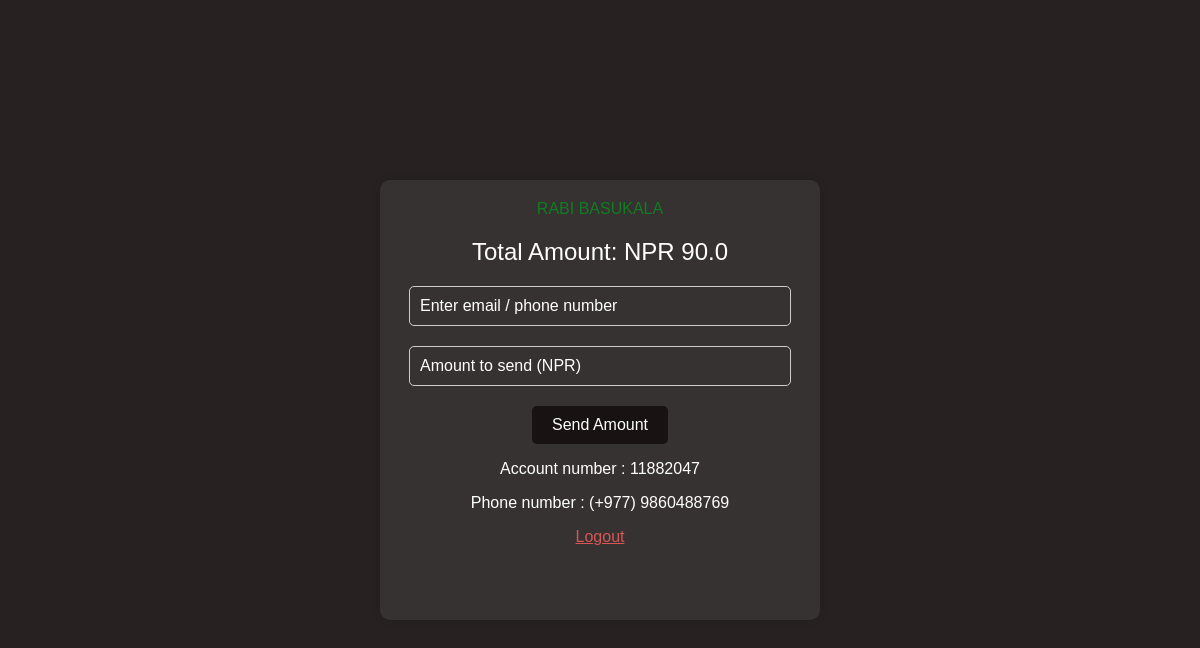
Before: /topup/send_amount (signed in) with the older database file.
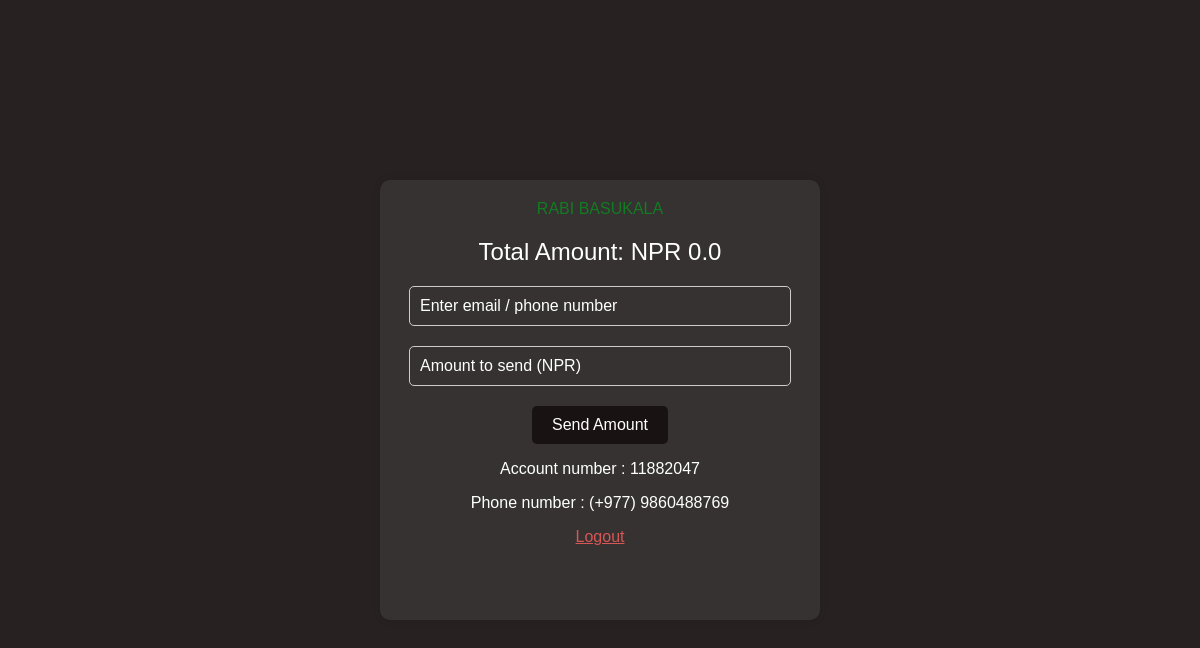
After: the same page with the newer database file.
### bank/models.py (models this page shows, shortened)
class Bank(models.Model):
    fullname = models.CharField(max_length=100)
    account_number = models.CharField(max_length=12, unique=True)
    email = models.EmailField(unique=True)
    phone = models.CharField(max_length=20,unique=True)
    password=models.CharField(max_length=256)
    amount = models.FloatField(default=0.0)
    nagrita_no = models.CharField(max_length=100)
    created_at = models.DateTimeField(auto_now_add=True)
    updated_at = models.DateTimeField(auto_now=True)

### topup/views.py (the view, shortened to what this page needs)
# urls.py: path('send_amount',views.send_amount,name='send_amount'),
@csrf_exempt
def send_amount(request):
    context={
        'bank_id':None,
        'fullname':'',
        'amount':'',
        'account_number':''
    }
    bank_id = request.session.get('bank_id')
    if bank_id:
        context['bank_id']=bank_id
        context['amount']=Bank.objects.get(id=bank_id).amount
        context['fullname']=Bank.objects.get(id=bank_id).fullname
        context['account_number']=Bank.objects.get(id=bank_id).account_number
        context['phone']=Bank.objects.get(id=bank_id).phone
    print(bank_id)
    return render(request, 'send_amount.html',context)

### templates/send_amount.html (shortened to what this page needs)
<!DOCTYPE html>
<html lang="en">
<head>
</head>
<body>
    <form method="post">
        <div class="container">
            <div class="title">{{fullname}} </div>
            <div class="total-amount">Total Amount: NPR <span id='totalAmt'>{{amount}}</span></div>
            <input type="text" class="input-field" placeholder="Enter email / phone number" name="email" required />
            <input type="text" class="input-field" placeholder="Amount to send (NPR)" name="amount" required />
            <button type="submit" class="send-button">
                Send Amount
            </button>
            {% if bank_id is None %}
            <div class='login'>
                <span>To send money ,please click </span><a href="{%url 'bank_login'%}">Login</a>
            </div>
            {% else %}
            <div class='logout'>
                <p>Account number : <span class='name'>{{account_number}} </span> </p>
                <p>Phone number : (+977) <span class='name'>{{phone}} </span> </p>
                <a href="{%url 'bank_logout'%}">Logout</a>
            </div>
            {% endif %}
        </div>
    </form>
</body>
</html>

### templates/send_amount.html (style rules this page uses)
body { font-family: Arial, sans-serif; background: #272121; margin: 0; padding: 0; display: flex; flex-direction: column; justify-content: center; align-items: center; height: 100vh; }
.container { width: 400px; height: 400px; text-align: center; background: #363232; color: #fff; padding: 20px; border-radius: 10px; box-shadow: 0 0 10px rgba(0, 0, 0, 0.1); }
.title { font-size: 16px; margin-bottom: 20px; text-transform: uppercase; color: #127c22; }
.total-amount { font-size: 24px; margin-bottom: 20px; }
.input-field { display: block; width: 90%; padding: 10px; border: 1px solid #ccc; border-radius: 5px; font-size: 16px; outline: none; background-color: #363232; caret-color: white; color: white; margin: auto; margin-bottom: 20px; }
.input-field::placeholder { color: white; }
.send-button { padding: 10px 20px; font-size: 16px; color: #fff; background-color: #191212; border: none; border-radius: 5px; cursor: pointer; }
.logout a { text-decoration: underline; color: #d75656; }

Changed rows visible on the page:
changed Bank "RABI BASUKALA": amount "90.0" → "0.0"
